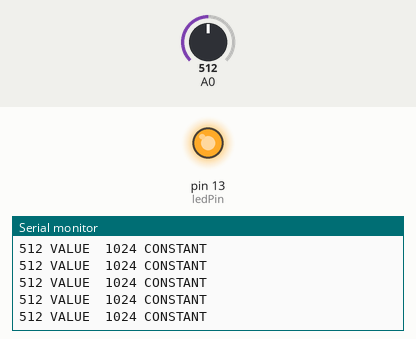
Simulated run of this sketch. Board: Arduino Uno, built with avr-gcc and run on an emulated ATmega328P. Shown: output pins drawn as LEDs (lit = HIGH), the last lines printed to the serial monitor. The test bench sets the inputs (shaded band); at power-on: A0 = 512.

Above: at 1.2 s.
1.3 s: A0 set to 105
At 2.2 s:
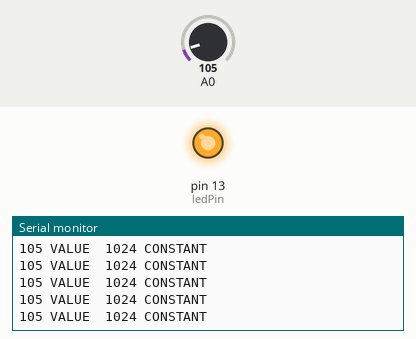
4.3 s: A0 set to 89
At 5.3 s:
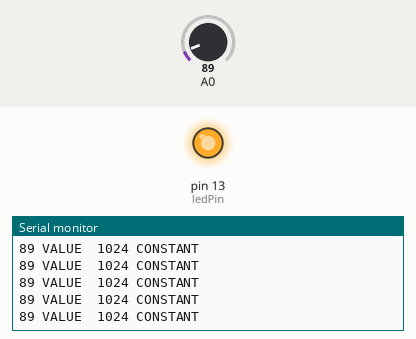
Timing chart, 0 to 7.3 s (numbered marks = the images above; inputs shaded):
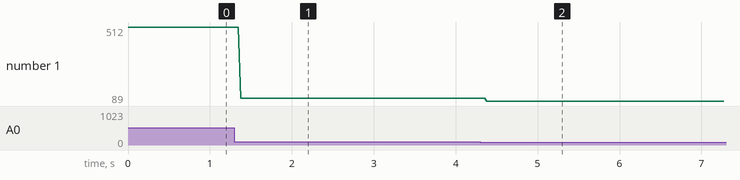

The sketch:

MicrophoneTest.ino
```cpp
const int sampleWindow = 50; // Sample window width in mS (50 mS = 20Hz)
unsigned int sample;
const int ledPin = 13;

void setup()
{
  pinMode(ledPin, OUTPUT);
   Serial.begin(9600);
   digitalWrite(ledPin, HIGH);
}


void loop()
{
   /*unsigned long startMillis= millis();  // Start of sample window
   unsigned int peakToPeak = 0;   // peak-to-peak level

   unsigned int signalMax = 0;
   unsigned int signalMin = 1024;

   double lastHigh = 0.0;

   // collect data for 50 mS
   while (millis() - startMillis < sampleWindow)
   {
      sample = analogRead(0);
      if (sample < 1024)  // toss out spurious readings
      {
         if (sample > signalMax)
         {
            signalMax = sample;  // save just the max levels
         }
         else if (sample < signalMin)
         {
            signalMin = sample;  // save just the min levels
         }
      }
   }

   peakToPeak = signalMax - signalMin;  // max - min = peak-peak amplitude
   double volts = (peakToPeak * 5.0) / 1024;  // convert to volts*/
  int r = analogRead(0);
   //if(r > 600){
    //Serial.print("Triggered - ");
    Serial.print(r);
     Serial.print(" VALUE  ");
     Serial.print(1024);
     Serial.print(" CONSTANT ");
     Serial.println();
    //delay(150);
   //}

}
```

Measured:
- after the input at 1.3 s, the serial monitor: prints a new line after 0.08 s (image 1)
- after the input at 4.3 s, the serial monitor: prints a new line after 0.08 s (image 2)
- plotted number 1: 512 → 105 after the input at 1.3 s, 105 → 89 after the input at 4.3 s
